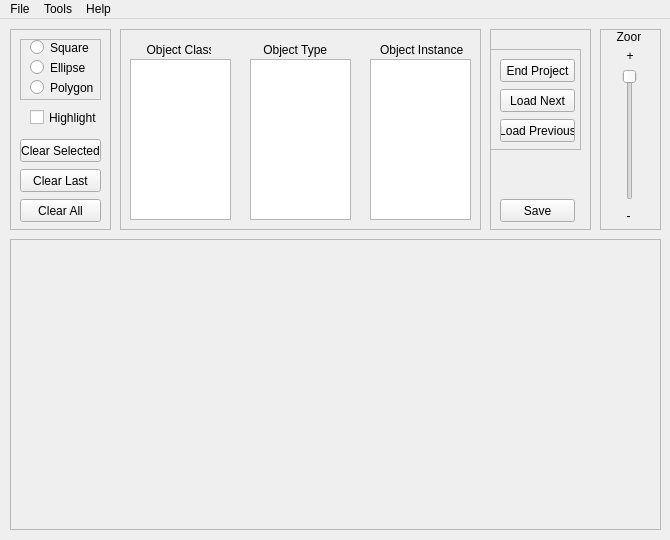
<?xml version="1.0" encoding="UTF-8"?>
<ui version="4.0">
 <class>MainWindow</class>
 <widget class="QMainWindow" name="MainWindow">
  <property name="geometry">
   <rect>
    <x>0</x>
    <y>0</y>
    <width>670</width>
    <height>540</height>
   </rect>
  </property>
  <property name="windowTitle">
   <string>MainWindow</string>
  </property>
  <widget class="QWidget" name="centralWidget">
   <widget class="QFrame" name="EditFrame">
    <property name="geometry">
     <rect>
      <x>10</x>
      <y>10</y>
      <width>101</width>
      <height>201</height>
     </rect>
    </property>
    <property name="frameShape">
     <enum>QFrame::StyledPanel</enum>
    </property>
    <property name="frameShadow">
     <enum>QFrame::Raised</enum>
    </property>
    <widget class="QFrame" name="ChooseSelectionFrame">
     <property name="geometry">
      <rect>
       <x>10</x>
       <y>10</y>
       <width>81</width>
       <height>61</height>
      </rect>
     </property>
     <property name="frameShape">
      <enum>QFrame::StyledPanel</enum>
     </property>
     <property name="frameShadow">
      <enum>QFrame::Raised</enum>
     </property>
     <widget class="QRadioButton" name="Square">
      <property name="geometry">
       <rect>
        <x>10</x>
        <y>0</y>
        <width>82</width>
        <height>17</height>
       </rect>
      </property>
      <property name="text">
       <string>Square</string>
      </property>
     </widget>
     <widget class="QRadioButton" name="Ellipse">
      <property name="geometry">
       <rect>
        <x>10</x>
        <y>20</y>
        <width>82</width>
        <height>17</height>
       </rect>
      </property>
      <property name="text">
       <string>Ellipse</string>
      </property>
     </widget>
     <widget class="QRadioButton" name="Polygon">
      <property name="geometry">
       <rect>
        <x>10</x>
        <y>40</y>
        <width>82</width>
        <height>17</height>
       </rect>
      </property>
      <property name="text">
       <string>Polygon</string>
      </property>
      <property name="checked">
       <bool>false</bool>
      </property>
     </widget>
    </widget>
    <widget class="QPushButton" name="ClearLast">
     <property name="geometry">
      <rect>
       <x>10</x>
       <y>140</y>
       <width>81</width>
       <height>23</height>
      </rect>
     </property>
     <property name="text">
      <string>Clear Last</string>
     </property>
    </widget>
    <widget class="QPushButton" name="ClearAll">
     <property name="geometry">
      <rect>
       <x>10</x>
       <y>170</y>
       <width>81</width>
       <height>23</height>
      </rect>
     </property>
     <property name="text">
      <string>Clear All</string>
     </property>
    </widget>
    <widget class="QCheckBox" name="Highlight">
     <property name="geometry">
      <rect>
       <x>20</x>
       <y>80</y>
       <width>70</width>
       <height>17</height>
      </rect>
     </property>
     <property name="text">
      <string>Highlight</string>
     </property>
    </widget>
    <widget class="QPushButton" name="ClearSelected">
     <property name="geometry">
      <rect>
       <x>10</x>
       <y>110</y>
       <width>81</width>
       <height>23</height>
      </rect>
     </property>
     <property name="text">
      <string>Clear Selected</string>
     </property>
    </widget>
   </widget>
   <widget class="QFrame" name="InputFrame">
    <property name="geometry">
     <rect>
      <x>120</x>
      <y>10</y>
      <width>361</width>
      <height>201</height>
     </rect>
    </property>
    <property name="frameShape">
     <enum>QFrame::StyledPanel</enum>
    </property>
    <property name="frameShadow">
     <enum>QFrame::Raised</enum>
    </property>
    <widget class="QLabel" name="Object">
     <property name="geometry">
      <rect>
       <x>20</x>
       <y>10</y>
       <width>71</width>
       <height>21</height>
      </rect>
     </property>
     <property name="text">
      <string>  Object Class</string>
     </property>
    </widget>
    <widget class="QLabel" name="Instance">
     <property name="geometry">
      <rect>
       <x>140</x>
       <y>10</y>
       <width>91</width>
       <height>21</height>
      </rect>
     </property>
     <property name="text">
      <string> Object Type</string>
     </property>
    </widget>
    <widget class="QLabel" name="Number">
     <property name="geometry">
      <rect>
       <x>260</x>
       <y>10</y>
       <width>91</width>
       <height>21</height>
      </rect>
     </property>
     <property name="text">
      <string>Object Instance </string>
     </property>
    </widget>
    <widget class="QListWidget" name="ObjectListView">
     <property name="geometry">
      <rect>
       <x>10</x>
       <y>30</y>
       <width>101</width>
       <height>161</height>
      </rect>
     </property>
    </widget>
    <widget class="QListWidget" name="InstanceListView">
     <property name="geometry">
      <rect>
       <x>130</x>
       <y>30</y>
       <width>101</width>
       <height>161</height>
      </rect>
     </property>
    </widget>
    <widget class="QListWidget" name="NumberListView">
     <property name="geometry">
      <rect>
       <x>250</x>
       <y>30</y>
       <width>101</width>
       <height>161</height>
      </rect>
     </property>
    </widget>
   </widget>
   <widget class="QFrame" name="SaveFrame">
    <property name="geometry">
     <rect>
      <x>490</x>
      <y>10</y>
      <width>101</width>
      <height>201</height>
     </rect>
    </property>
    <property name="frameShape">
     <enum>QFrame::StyledPanel</enum>
    </property>
    <property name="frameShadow">
     <enum>QFrame::Raised</enum>
    </property>
    <widget class="QFrame" name="NavigateFrame">
     <property name="geometry">
      <rect>
       <x>0</x>
       <y>20</y>
       <width>91</width>
       <height>101</height>
      </rect>
     </property>
     <property name="frameShape">
      <enum>QFrame::StyledPanel</enum>
     </property>
     <property name="frameShadow">
      <enum>QFrame::Raised</enum>
     </property>
     <widget class="QPushButton" name="LoadNext">
      <property name="geometry">
       <rect>
        <x>10</x>
        <y>40</y>
        <width>75</width>
        <height>23</height>
       </rect>
      </property>
      <property name="text">
       <string>Load Next</string>
      </property>
     </widget>
     <widget class="QPushButton" name="LoadPrevious">
      <property name="geometry">
       <rect>
        <x>10</x>
        <y>70</y>
        <width>75</width>
        <height>23</height>
       </rect>
      </property>
      <property name="text">
       <string>Load Previous</string>
      </property>
     </widget>
     <widget class="QPushButton" name="EndProject">
      <property name="geometry">
       <rect>
        <x>10</x>
        <y>10</y>
        <width>75</width>
        <height>23</height>
       </rect>
      </property>
      <property name="text">
       <string>End Project</string>
      </property>
     </widget>
    </widget>
    <widget class="QPushButton" name="Save">
     <property name="enabled">
      <bool>true</bool>
     </property>
     <property name="geometry">
      <rect>
       <x>10</x>
       <y>170</y>
       <width>75</width>
       <height>23</height>
      </rect>
     </property>
     <property name="text">
      <string>Save</string>
     </property>
    </widget>
   </widget>
   <widget class="QFrame" name="ResizeFrame">
    <property name="geometry">
     <rect>
      <x>600</x>
      <y>10</y>
      <width>61</width>
      <height>201</height>
     </rect>
    </property>
    <property name="frameShape">
     <enum>QFrame::StyledPanel</enum>
    </property>
    <property name="frameShadow">
     <enum>QFrame::Raised</enum>
    </property>
    <widget class="QSlider" name="ResizeSlider">
     <property name="geometry">
      <rect>
       <x>20</x>
       <y>40</y>
       <width>20</width>
       <height>131</height>
      </rect>
     </property>
     <property name="orientation">
      <enum>Qt::Vertical</enum>
     </property>
     <property name="invertedAppearance">
      <bool>true</bool>
     </property>
     <property name="invertedControls">
      <bool>true</bool>
     </property>
    </widget>
    <widget class="QLabel" name="Zoom">
     <property name="geometry">
      <rect>
       <x>10</x>
       <y>0</y>
       <width>31</width>
       <height>16</height>
      </rect>
     </property>
     <property name="text">
      <string>  Zoom</string>
     </property>
    </widget>
    <widget class="QLabel" name="Minus">
     <property name="geometry">
      <rect>
       <x>10</x>
       <y>20</y>
       <width>46</width>
       <height>13</height>
      </rect>
     </property>
     <property name="text">
      <string>     +</string>
     </property>
    </widget>
    <widget class="QLabel" name="Plus">
     <property name="geometry">
      <rect>
       <x>10</x>
       <y>180</y>
       <width>46</width>
       <height>13</height>
      </rect>
     </property>
     <property name="text">
      <string>     -</string>
     </property>
    </widget>
   </widget>
   <widget class="QScrollArea" name="scrollArea">
    <property name="geometry">
     <rect>
      <x>10</x>
      <y>220</y>
      <width>651</width>
      <height>291</height>
     </rect>
    </property>
    <property name="verticalScrollBarPolicy">
     <enum>Qt::ScrollBarAsNeeded</enum>
    </property>
    <property name="horizontalScrollBarPolicy">
     <enum>Qt::ScrollBarAsNeeded</enum>
    </property>
    <property name="widgetResizable">
     <bool>false</bool>
    </property>
    <widget class="QWidget" name="scrollContents">
     <property name="geometry">
      <rect>
       <x>0</x>
       <y>0</y>
       <width>649</width>
       <height>289</height>
      </rect>
     </property>
    </widget>
   </widget>
  </widget>
  <widget class="QMenuBar" name="menuBar">
   <property name="geometry">
    <rect>
     <x>0</x>
     <y>0</y>
     <width>670</width>
     <height>21</height>
    </rect>
   </property>
   <widget class="QMenu" name="menuFile">
    <property name="title">
     <string>File</string>
    </property>
    <addaction name="actionAnnotate_Single_Image"/>
    <addaction name="actionAnnotate_Multiple_Image"/>
    <addaction name="separator"/>
    <addaction name="actionLoad_annotations"/>
    <addaction name="separator"/>
    <addaction name="actionQuit"/>
   </widget>
   <widget class="QMenu" name="menuHelp">
    <property name="title">
     <string>Help</string>
    </property>
    <addaction name="actionInstructions"/>
   </widget>
   <widget class="QMenu" name="menuTools">
    <property name="title">
     <string>Tools</string>
    </property>
    <addaction name="actionOptions"/>
    <addaction name="actionCreate_List"/>
   </widget>
   <addaction name="menuFile"/>
   <addaction name="menuTools"/>
   <addaction name="menuHelp"/>
  </widget>
  <action name="actionAnnotate_Single_Image">
   <property name="text">
    <string>Annotate Single Image          Ctrl+N</string>
   </property>
  </action>
  <action name="actionAnnotate_Multiple_Image">
   <property name="text">
    <string>Annotate Multiple Images    Ctrl+M</string>
   </property>
  </action>
  <action name="actionLoad_annotations">
   <property name="text">
    <string>Load annotations                   Ctrl+L</string>
   </property>
  </action>
  <action name="actionQuit">
   <property name="text">
    <string>Quit                                          Ctrl+Q</string>
   </property>
  </action>
  <action name="actionInstructions">
   <property name="text">
    <string>Instructions         Ctrl+I</string>
   </property>
  </action>
  <action name="actionOptions">
   <property name="text">
    <string>Options             Ctrl+O</string>
   </property>
  </action>
  <action name="actionCreate_List">
   <property name="text">
    <string>Create List         Ctrl+X</string>
   </property>
  </action>
 </widget>
 <layoutdefault spacing="6" margin="11"/>
 <resources/>
 <connections/>
</ui>
